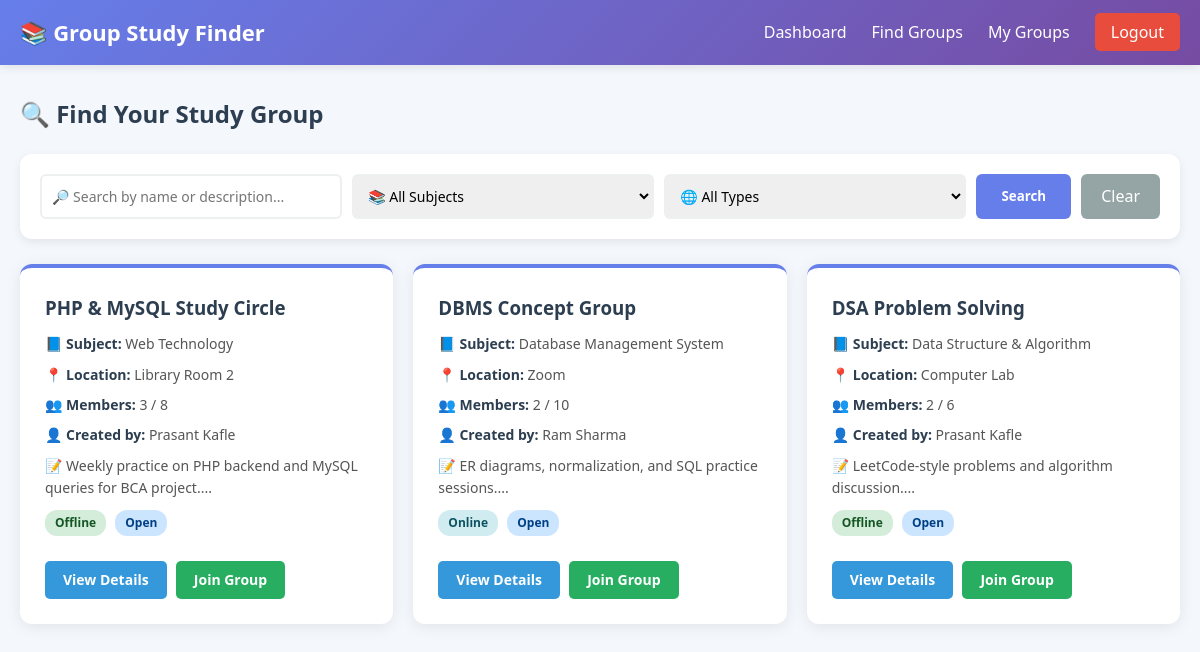
The app's page /user/find-groups.php (signed in) with its own data.
### tables this page shows
CREATE TABLE IF NOT EXISTS study_groups (
  id          INT UNSIGNED AUTO_INCREMENT PRIMARY KEY,
  group_name  VARCHAR(150) NOT NULL,
  subject_id  INT UNSIGNED NOT NULL,
  description TEXT DEFAULT NULL,
  created_by  INT UNSIGNED NOT NULL,
  location    VARCHAR(200) DEFAULT NULL,
  study_type  ENUM('online', 'offline') NOT NULL DEFAULT 'offline',
  max_members INT UNSIGNED NOT NULL DEFAULT 10,
  status      ENUM('open', 'closed', 'full') NOT NULL DEFAULT 'open',
  created_at  TIMESTAMP DEFAULT CURRENT_TIMESTAMP,
  CONSTRAINT fk_groups_subject FOREIGN KEY (subject_id) REFERENCES subjects(id) ON DELETE RESTRICT,
  CONSTRAINT fk_groups_creator FOREIGN KEY (created_by) REFERENCES users(id) ON DELETE CASCADE
);

CREATE TABLE IF NOT EXISTS subjects (
  id           INT UNSIGNED AUTO_INCREMENT PRIMARY KEY,
  subject_name VARCHAR(100) NOT NULL,
  semester     TINYINT UNSIGNED DEFAULT NULL,
  created_at   TIMESTAMP DEFAULT CURRENT_TIMESTAMP
);

CREATE TABLE IF NOT EXISTS users (
  id         INT UNSIGNED AUTO_INCREMENT PRIMARY KEY,
  name       VARCHAR(100) NOT NULL,
  email      VARCHAR(150) NOT NULL UNIQUE,
  password   VARCHAR(255) NOT NULL,
  role       ENUM('student', 'admin') NOT NULL DEFAULT 'student',
  semester   TINYINT UNSIGNED DEFAULT NULL,
  phone      VARCHAR(20) DEFAULT NULL,
  bio        TEXT DEFAULT NULL,
  created_at TIMESTAMP DEFAULT CURRENT_TIMESTAMP
);

### user/find-groups.php (the view, shortened to what this page needs)
<?php
include '../db.php';
$user_id = $_SESSION['user_id'];
$search = $_GET['search'] ?? '';
$sql = "SELECT g.*, s.subject_name, u.name as creator_name,
        (SELECT COUNT(*) FROM group_members WHERE group_id = g.id) as member_count
        FROM study_groups g
        JOIN subjects s ON g.subject_id = s.id
        JOIN users u ON g.created_by = u.id
        WHERE g.status = 'open'";
$sql .= " ORDER BY g.created_at DESC";
$result = mysqli_query($conn, $sql);
?>
<!DOCTYPE html>
<html lang="en">
<head>
    <link rel="stylesheet" href="../assets/css/style.css">
</head>
<body>
    <nav class="navbar">
        <div class="nav-container">
            <a href="../index.php" class="logo">📚 Group Study Finder</a>
            <ul class="nav-links">
                <li><a href="dashboard.php">Dashboard</a></li>
                <li><a href="find-groups.php">Find Groups</a></li>
                <li><a href="my-groups.php">My Groups</a></li>
                <li><a href="../logout.php" class="btn-logout">Logout</a></li>
            </ul>
        </div>
    </nav>
    <div class="dashboard-container">
        <h2 style="color: #2c3e50; margin-bottom: 20px;">🔍 Find Your Study Group</h2>
        <form method="GET" class="search-bar">
            <input type="text" name="search" placeholder="🔎 Search by name or description..." value="<?= htmlspecialchars($search) ?>">
            <select name="subject">
                <option value="">📚 All Subjects</option>
            </select>
            <select name="type">
                <option value="">🌐 All Types</option>
            </select>
            <button type="submit">Search</button>
            <a href="find-groups.php" style="padding: 10px 20px; background: #95a5a6; color: white; border-radius: 6px; text-decoration: none;">Clear</a>
        </form>
        <?php if (mysqli_num_rows($result) == 0): ?>
            <div class="form-box" style="text-align: center;">
                <h3>😔 No groups found!</h3>
                <p>Try different keywords or <a href="create-group.php">create a new group</a>.</p>
            </div>
        <?php else: ?>
            <div class="group-list">
                <?php while($g = mysqli_fetch_assoc($result)) {
                    $check_join = mysqli_query($conn, "SELECT * FROM group_members WHERE group_id = {$g['id']} AND user_id = $user_id");
                    $joined = mysqli_num_rows($check_join) > 0;
                    $is_full = $g['member_count'] >= $g['max_members'];
                ?>
                    <div class="group-card">
                        <h3><?= htmlspecialchars($g['group_name']) ?></h3>
                        <p class="group-info">📘 <strong>Subject:</strong> <?= htmlspecialchars($g['subject_name']) ?></p>
                        <p class="group-info">📍 <strong>Location:</strong> <?= htmlspecialchars($g['location']) ?></p>
                        <p class="group-info">👥 <strong>Members:</strong> <?= $g['member_count'] ?> / <?= $g['max_members'] ?></p>
                        <p class="group-info">👤 <strong>Created by:</strong> <?= htmlspecialchars($g['creator_name']) ?></p>
                        <p class="group-info">📝 <?= htmlspecialchars(substr($g['description'], 0, 100)) ?>...</p>
                        <div style="margin-top: 10px;">
                            <span class="badge badge-<?= $g['study_type'] ?>"><?= ucfirst($g['study_type']) ?></span>
                            <span class="badge <?= $is_full ? 'badge-full' : 'badge-open' ?>"><?= $is_full ? 'Full' : 'Open' ?></span>
                        </div>
                        <div style="margin-top: 15px;">
                            <a href="group-details.php?id=<?= $g['id'] ?>" class="btn-view">View Details</a>
                            <?php if ($joined): ?>
                                <span style="color: #27ae60; font-weight: bold;">✓ Joined</span>
                            <?php elseif ($is_full): ?>
                                <span style="color: #e74c3c; font-weight: bold;">Group Full</span>
                            <?php else: ?>
                                <a href="join-group.php?id=<?= $g['id'] ?>" class="btn-join">Join Group</a>
                            <?php endif; ?>
                        </div>
                    </div>
                <?php } ?>
            </div>
        <?php endif; ?>
    </div>
</body>
</html>

### assets/css/style.css (style rules this page uses)
* { margin: 0; padding: 0; box-sizing: border-box; font-family: 'Segoe UI', Tahoma, Geneva, Verdana, sans-serif; }
body { background: #f4f7fc; color: #333; line-height: 1.6; }
a { text-decoration: none; color: inherit; }
.navbar { background: linear-gradient(135deg, #667eea 0%, #764ba2 100%); padding: 15px 0; box-shadow: 0 2px 10px rgba(0,0,0,0.1); position: sticky; top: 0; z-index: 1000; }
.nav-container { max-width: 1200px; margin: 0 auto; display: flex; justify-content: space-between; align-items: center; padding: 0 20px; }
.logo { color: white; font-size: 22px; font-weight: bold; }
.nav-links { list-style: none; display: flex; gap: 25px; align-items: center; }
.nav-links a { color: white; font-weight: 500; transition: opacity 0.3s; }
.btn-logout { background: #e74c3c; padding: 8px 16px; border-radius: 5px; }
.dashboard-container { max-width: 1200px; margin: 30px auto; padding: 0 20px; }
.group-list { display: grid; grid-template-columns: repeat(auto-fit, minmax(300px, 1fr)); gap: 20px; }
.group-card { background: white; padding: 25px; border-radius: 12px; box-shadow: 0 3px 15px rgba(0,0,0,0.08); border-top: 4px solid #667eea; transition: transform 0.3s; }
.group-card h3 { color: #2c3e50; margin-bottom: 10px; }
.group-info { margin: 8px 0; color: #555; font-size: 14px; }
.group-info strong { color: #2c3e50; }
.badge { display: inline-block; padding: 3px 10px; border-radius: 12px; font-size: 12px; font-weight: bold; margin-right: 5px; }
.badge-online { background: #d1ecf1; color: #0c5460; }
.badge-offline { background: #d4edda; color: #155724; }
.badge-open { background: #cce5ff; color: #004085; }
.btn-view, .btn-join, .btn-create { display: inline-block; padding: 8px 18px; border-radius: 5px; margin-top: 10px; margin-right: 5px; font-size: 14px; font-weight: bold; transition: opacity 0.3s; }
.btn-view { background: #3498db; color: white; }
.btn-join { background: #27ae60; color: white; }
.search-bar { background: white; padding: 20px; border-radius: 12px; box-shadow: 0 3px 10px rgba(0,0,0,0.08); display: flex; gap: 10px; margin-bottom: 25px; flex-wrap: wrap; }
.search-bar input, .search-bar select { flex: 1; min-width: 200px; padding: 10px; border: 2px solid #ecf0f1; border-radius: 6px; font-size: 14px; }
.search-bar button { padding: 10px 25px; background: #667eea; color: white; border: none; border-radius: 6px; cursor: pointer; font-weight: bold; }

### records on screen
study_groups: group_name "PHP & MySQL Study Circle", subject.subject_name "Web Technology", location "Library Room 2", member_count "3", max_members "8", created_by.name "Prasant Kafle", description "Weekly practice on PHP backend and MySQL queries for BCA project.", study_type "Offline", shows "Open"
study_groups: group_name "DBMS Concept Group", subject.subject_name "Database Management System", location "Zoom", member_count "2", max_members "10", created_by.name "Ram Sharma", description "ER diagrams, normalization, and SQL practice sessions.", study_type "Online", shows "Open"
study_groups: group_name "DSA Problem Solving", subject.subject_name "Data Structure & Algorithm", location "Computer Lab", member_count "2", max_members "6", created_by.name "Prasant Kafle", description "LeetCode-style problems and algorithm discussion.", study_type "Offline", shows "Open"
